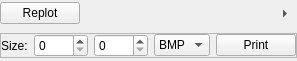
<?xml version="1.0" encoding="UTF-8"?>
<ui version="4.0">
 <class>ToolBox</class>
 <widget class="QWidget" name="ToolBox">
  <property name="geometry">
   <rect>
    <x>0</x>
    <y>0</y>
    <width>274</width>
    <height>61</height>
   </rect>
  </property>
  <property name="sizePolicy">
   <sizepolicy hsizetype="Fixed" vsizetype="Fixed">
    <horstretch>0</horstretch>
    <verstretch>0</verstretch>
   </sizepolicy>
  </property>
  <property name="windowTitle">
   <string>ToolBox</string>
  </property>
  <layout class="QGridLayout" name="gridLayout">
   <property name="margin">
    <number>0</number>
   </property>
   <item row="0" column="0">
    <layout class="QHBoxLayout" name="horizontalLayout_6">
     <item>
      <widget class="QPushButton" name="pushButtonReplot">
       <property name="toolTip">
        <string>&lt;html&gt;&lt;head/&gt;&lt;body&gt;&lt;p&gt;Click here to re-plot the graphic(s).&lt;/p&gt;&lt;/body&gt;&lt;/html&gt;</string>
       </property>
       <property name="text">
        <string>Replot</string>
       </property>
       <property name="iconSize">
        <size>
         <width>24</width>
         <height>24</height>
        </size>
       </property>
       <property name="autoDefault">
        <bool>false</bool>
       </property>
       <property name="default">
        <bool>false</bool>
       </property>
       <property name="flat">
        <bool>false</bool>
       </property>
      </widget>
     </item>
     <item>
      <spacer name="horizontalSpacer_7">
       <property name="orientation">
        <enum>Qt::Horizontal</enum>
       </property>
       <property name="sizeType">
        <enum>QSizePolicy::Expanding</enum>
       </property>
       <property name="sizeHint" stdset="0">
        <size>
         <width>20</width>
         <height>20</height>
        </size>
       </property>
      </spacer>
     </item>
     <item>
      <widget class="QToolButton" name="toolButtonShowHide">
       <property name="toolTip">
        <string>&lt;html&gt;&lt;head/&gt;&lt;body&gt;&lt;p&gt;Click here to display print tool box&lt;/p&gt;&lt;/body&gt;&lt;/html&gt;</string>
       </property>
       <property name="text">
        <string>...</string>
       </property>
       <property name="popupMode">
        <enum>QToolButton::InstantPopup</enum>
       </property>
       <property name="toolButtonStyle">
        <enum>Qt::ToolButtonIconOnly</enum>
       </property>
       <property name="autoRaise">
        <bool>true</bool>
       </property>
       <property name="arrowType">
        <enum>Qt::RightArrow</enum>
       </property>
      </widget>
     </item>
    </layout>
   </item>
   <item row="1" column="0">
    <widget class="QFrame" name="framePrint">
     <property name="sizePolicy">
      <sizepolicy hsizetype="Fixed" vsizetype="Fixed">
       <horstretch>0</horstretch>
       <verstretch>0</verstretch>
      </sizepolicy>
     </property>
     <property name="frameShape">
      <enum>QFrame::StyledPanel</enum>
     </property>
     <property name="frameShadow">
      <enum>QFrame::Plain</enum>
     </property>
     <layout class="QHBoxLayout" name="horizontalLayout_2">
      <property name="margin">
       <number>0</number>
      </property>
      <item>
       <layout class="QHBoxLayout" name="horizontalLayout">
        <item>
         <widget class="QLabel" name="label_7">
          <property name="text">
           <string>Size:</string>
          </property>
         </widget>
        </item>
        <item>
         <widget class="QSpinBox" name="spinBoxXSize">
          <property name="toolTip">
           <string>&lt;html&gt;&lt;head/&gt;&lt;body&gt;&lt;p&gt;Width of the exported graphic&lt;/p&gt;&lt;/body&gt;&lt;/html&gt;</string>
          </property>
          <property name="maximum">
           <number>1920</number>
          </property>
         </widget>
        </item>
        <item>
         <widget class="QSpinBox" name="spinBoxYSize">
          <property name="toolTip">
           <string>&lt;html&gt;&lt;head/&gt;&lt;body&gt;&lt;p&gt;Height of the exported graphic&lt;/p&gt;&lt;/body&gt;&lt;/html&gt;</string>
          </property>
          <property name="maximum">
           <number>1080</number>
          </property>
         </widget>
        </item>
       </layout>
      </item>
      <item>
       <widget class="QComboBox" name="comboBoxFileType">
        <property name="toolTip">
         <string>&lt;html&gt;&lt;head/&gt;&lt;body&gt;&lt;p&gt;Export formats&lt;/p&gt;&lt;/body&gt;&lt;/html&gt;</string>
        </property>
        <item>
         <property name="text">
          <string>BMP</string>
         </property>
        </item>
        <item>
         <property name="text">
          <string>JPG</string>
         </property>
        </item>
        <item>
         <property name="text">
          <string>PDF</string>
         </property>
        </item>
        <item>
         <property name="text">
          <string>PNG</string>
         </property>
        </item>
        <item>
         <property name="text">
          <string>PS</string>
         </property>
        </item>
       </widget>
      </item>
      <item>
       <widget class="QPushButton" name="pushButtonPrint">
        <property name="toolTip">
         <string>&lt;html&gt;&lt;head/&gt;&lt;body&gt;&lt;p&gt;Exports graphic(s) in selected format&lt;/p&gt;&lt;/body&gt;&lt;/html&gt;</string>
        </property>
        <property name="text">
         <string>Print</string>
        </property>
       </widget>
      </item>
     </layout>
    </widget>
   </item>
  </layout>
 </widget>
 <resources/>
 <connections/>
</ui>
